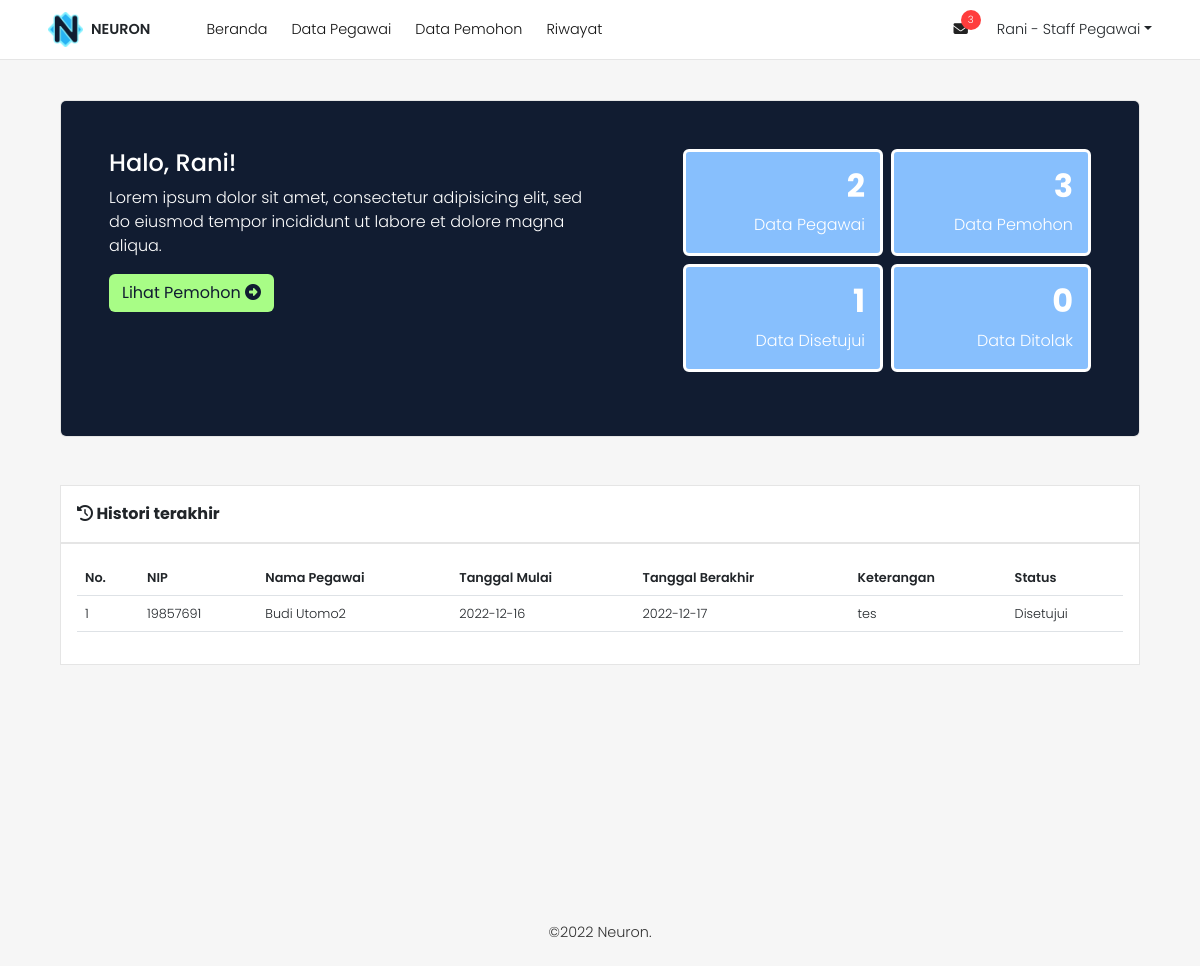
Page /hal/admin/index.php (signed in) on the committed database.
### tables this page shows
CREATE TABLE `tb_pengajuan` (
  `id_pengajuan` int(11) NOT NULL,
  `jenis_izin` varchar(255) NOT NULL,
  `nip` int(11) NOT NULL,
  `nama_pegawai` varchar(255) NOT NULL,
  `tanggalMulai` date NOT NULL,
  `tanggalBerakhir` date NOT NULL,
  `jml_cuti` int(11) NOT NULL,
  `berkas` varchar(255) DEFAULT NULL,
  `keterangan` varchar(255) NOT NULL,
  `status` varchar(25) NOT NULL,
  `data_dibuat` datetime NOT NULL,
  `terakhir_dibuat` datetime NOT NULL
);

### hal/admin/index.php (the view, shortened to what this page needs)
<?php
require '../../koneksi.php';
$acc = 'Disetujui';
$denial = 'Ditolak';
$waiting = 'Menunggu Persetujuan';
$sql= $koneksi->query("SELECT count(*) as total from tb_pengajuan WHERE status = '$waiting'");
$row = $sql->fetch_assoc();
?>
<!DOCTYPE html>
<html>
<head>
	<link rel="stylesheet" type="text/css" href="../../assets/css/main.css">
	<link href="https://cdn.jsdelivr.net/npm/bootstrap@5.2.2/dist/css/bootstrap.min.css" rel="stylesheet">
	<link rel="stylesheet"  href="https://cdnjs.cloudflare.com/ajax/libs/font-awesome/6.2.0/css/all.min.css">
</head>
<body>
	<div class="wrapper">
		<header class="d-flex align-items-center justify-content-between ps-5 pe-5">
			<div class="head-left d-flex">
				<div class="d-flex align-items-center gap-2">
					<img src="../../assets/img/logo.png" height="35"> <span class="fw-semibold">NEURON</span>
				</div>
				<ul class="ms-4 d-flex gap-4 nav-menu align-items-center mt-3">
					<li><a href="index.php">Beranda</a></li>
					<li><a href="?hal=data_pegawai">Data Pegawai</a></li>
					<li><a href="?hal=data_pemohon">Data Pemohon</a></li>
					<li><a href="?hal=riwayat">Riwayat</a></li>
				</ul>
			</div>
			<div class="head-right d-flex align-items-center">
				<div class="btn-group dropdown">
					<a href="#" role="button" data-bs-toggle="dropdown" aria-expanded="false" class="i-notif p-2 rounded-circle">
						<i class="fa-solid fa-envelope"></i>
						<?php
						if($row['total'] != 0){
							echo "<span>".$row['total']."</span>";
							}
							else{
								echo "<span style='display:none;'>".$row['total']."</span>";
							}
						?>
					</a>
				</div>
				<div class="btn-group dropdown">
					<a class="ms-3 dropdown-toggle text-decoration-none text-dark" href="#" role="button" data-bs-toggle="dropdown" aria-expanded="false"><?php echo $_SESSION['nama_pegawai'].' - '. $_SESSION['jabatan']; ?></a>
				</div>
			</div>
		</header>
		<main>
			<?php
				if(isset($_GET["hal"])){
					if($_GET['hal'] == "data_pegawai"){
							if(@$_GET["aksi"]=="input"){
								require_once "data_pegawai_input.php";
							}else if(@$_GET["aksi"]=="edit"){
								require_once "data_pegawai_edit.php";
							}else if(@$_GET["aksi"]=="delete"){
								require_once "data_pegawai_delete.php";
							}else{
								require_once "data_pegawai.php";
							}
						}else if($_GET["hal"] == "data_pemohon"){
							if(@$_GET["aksi"]=="input"){
								require_once "data_pemohon_input.php";
							}else if(@$_GET["aksi"]=="edit"){
								require_once "data_pemohon_edit.php";
							}else if(@$_GET["aksi"]=="delete"){
								require_once "data_pemohon_delete.php";
							}else{
								require_once "data_pemohon.php";
							}
						}else if($_GET["hal"] == "riwayat"){
							require "riwayat.php";
						}else if($_GET["hal"] == "profil"){
							require "profil.php";
						}else{
								require "dashboard.php";
							}
						}else{
							require "dashboard.php";
						}
			?>
		</main>
		<footer class="mt-3 d-flex justify-content-center align-items-center">
			<p>&copy;2022 Neuron.</p>
		</footer>
	</div>
</body>
</html>

### hal/admin/dashboard.php
<nav class="mx-auto mt-4 row-wrapp rounded-2 overflow-hidden">
	<div class="row p-5 bg--main">
		<div class="col-lg-6 mb-5">
			<h4>Halo, <?php echo $_SESSION['nama_pegawai']; ?>!</h4>
			<p>Lorem ipsum dolor sit amet, consectetur adipisicing elit, sed do eiusmod
					tempor incididunt ut labore et dolore magna aliqua.</p>
			<div>
				<a href="index.php?hal=data_pemohon" class="btn btn-cuti">Lihat Pemohon <i class="fa-solid fa-circle-right"></i></a>
			</div>
		</div>
		<div class="col-lg-6 d-flex justify-content-end">
			<ul class="d-flex gap-2 flex-wrap justify-content-end">
				<li><div class="data--count">
						<h4>
							<?php
								$sql= $koneksi->query("SELECT count(*) as total from tb_pegawai WHERE NOT id_akses = 1");
								$row = $sql->fetch_assoc();
								echo $row['total'];
							?>
						</h4>
						<p>Data Pegawai</p>
					</div></li>
				<li><div class="data--count">
						<h4>
							<?php
								$sql= $koneksi->query("SELECT count(*) as total from tb_pengajuan WHERE status = '$waiting'");
								$row = $sql->fetch_assoc();
								echo $row['total'];
							?>
						</h4>
						<p>Data Pemohon</p>
					</div></li>
				<li><div class="data--count">
						<h4>
							<?php
								$sql= $koneksi->query("SELECT count(*) as total from tb_pengajuan WHERE status = '$acc'");
								$row = $sql->fetch_assoc();
								echo $row['total'];
							?>
						</h4>
						<p>Data Disetujui</p>
					</div></li>
				<li><div class="data--count">
						<h4>
							<?php
								$sql= $koneksi->query("SELECT count(*) as total from tb_pengajuan WHERE status = '$denial'");
								$row = $sql->fetch_assoc();
								echo $row['total'];
							?>
						</h4>
						<p>Data Ditolak</p>
					</div></li>
			</ul>
		</div>
	</div>
</nav>
<div class="row-wrapp mt-5 w90 mx-auto p-3">
	<span class="fw-bold mt-4 mb-2"><i class="fa-solid fa-clock-rotate-left"></i> Histori terakhir</span>
</div>
<div class="row-wrapp w90 mx-auto p-3">
	<table class="table tb-peg">
		<thead>
			<tr>
				<th scope="col">No.</th>
				<th scope="col">NIP</th>
				<th scope="col">Nama Pegawai</th>
				<th scope="col">Tanggal Mulai</th>
				<th scope="col">Tanggal Berakhir</th>
				<th scope="col">Keterangan</th>
				<th scope="col">Status</th>
			</tr>
		</thead>
		<?php
			$i = 1;
			$q = $koneksi->query("SELECT * FROM tb_pengajuan WHERE NOT status = '$waiting' LIMIT 5");
			while($row = $q->fetch_assoc()){
		?>
		<tbody>
			<tr>
				<td><?= $i++; ?></td>
				<td><?= $row['nip']; ?></td>
				<td><?= $row['nama_pegawai']; ?></td>
				<td><?= $row['tanggalMulai']; ?></td>
				<td><?= $row['tanggalBerakhir']; ?></td>
				<td><?= $row['keterangan']; ?></td>
				<td><?= $row['status']; ?></td>
			</tr>
		</tbody>
		<?php } ?>
	</table>
</div>

### assets/css/main.css (style rules this page uses)
* { font-family: 'Poppins', sans-serif; font-weight: 300; }
:root { --main-color: #111c31; --sec-color: #87bffd; }
.bg--main { background-color: var(--main-color); }
html { background-color: #f6f6f6; }
.wrapper { min-height: 100vh; background-color: #f6f6f6; }
header { top: 0; left: 0; right: 0; position: fixed; background-color: #fff; height: 60px; border-bottom: 1px solid rgba(0, 0, 0, .1); font-size: .9em; }
.row-wrapp { background-color: #fff; border: 1px solid rgba(0, 0, 0, .1); }
.nav-menu { list-style: none; }
.nav-menu li a { text-decoration: none; display: block; color: #111; }
.head-right i { color: #222; }
.i-notif { text-decoration: none; position: relative; cursor: pointer; width: 40px; height: 40px; display: flex; justify-content: center; align-items: center; }
.i-notif span { top: 0; right: 0px; display: block; position: absolute; background-color: #ff3d3d; border-radius: 50%; width: 20px; height: 20px; display: flex; justify-content: center; align-items: center; color: #fff; font-size: .7em; }
nav { width: 90%; min-height: 300px; color: #fff; }
nav ul { list-style: none; }
.btn.btn-cuti { background-color: #a8fd86; color: var(--main-color); }
.data--count { min-width: 200px; background-color: var(--sec-color); border: 3px solid #fff; padding: 15px; border-radius: 6px; display: flex; flex-direction: column; align-items: flex-end; padding-bottom: 0; color: #fff; }
.data--count h4 { color: #fff; font-size: 2rem; font-weight: bold; }
.w90 { width: 90%; }
main { margin-top: 100px; min-height: 100vh; }
.tb-peg { font-size: .8em; background-color: rgba(255, 255, 255, .5); }
.table.tb-peg th { font-weight: 600; }
footer { width: 100%; font-size: .9em; height: 50px; color: #333; }

### rows in the picture
tb_pengajuan: nip "19857691", nama_pegawai "Budi Utomo2", tanggalMulai "2022-12-16", tanggalBerakhir "2022-12-17", keterangan "tes", status "Disetujui"

### other values in the picture
$row['total'] "3"
$_SESSION['nama_pegawai'] "Rani"
$_SESSION['jabatan'] "Staff Pegawai"
$row['total'] "2"
$row['total'] "1"
$row['total'] "0"
